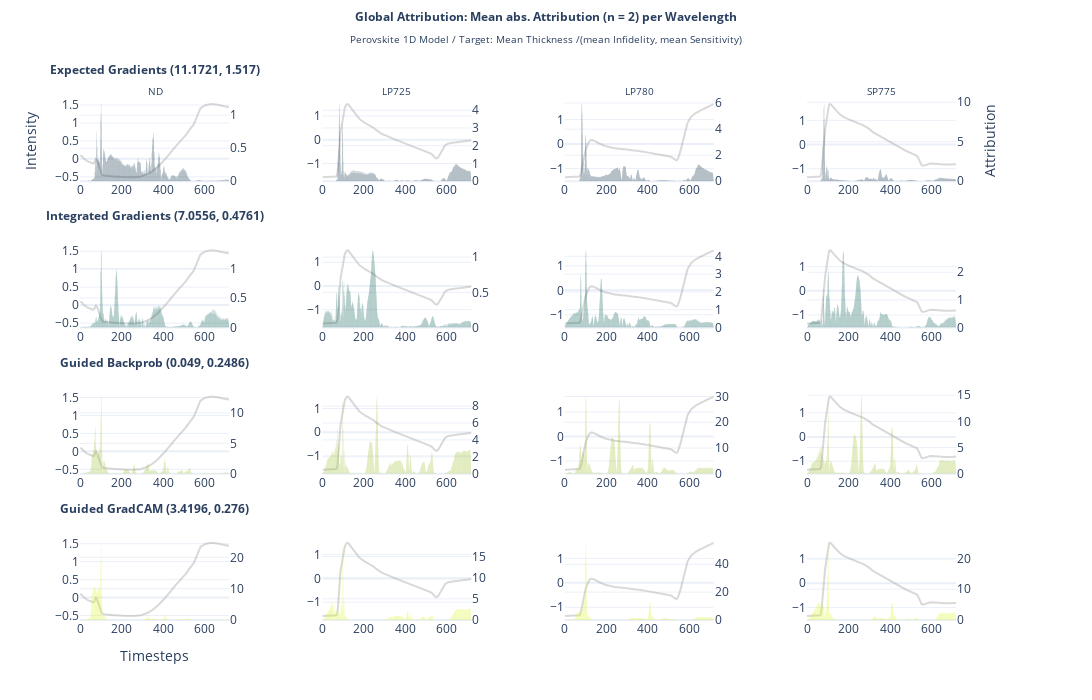

This figure's notebook cell:
### Code cell
import plotly.graph_objects as go


def format_title(title, subtitle=None, font_size=12, subtitle_font_size=10):
    title = f'<span style="font-size: {font_size}px;"><b>{title}</b></span>'
    if not subtitle:
        return title
    subtitle = f'<span style="font-size: {subtitle_font_size}px;">{subtitle}</span>'
    return f"{title}<br>{subtitle}"


from plotly.subplots import make_subplots

x = x_batch.mean(0)

fig = make_subplots(
    rows=4,
    cols=4,
    specs=[
        [
            {"secondary_y": True},
            {"secondary_y": True},
            {"secondary_y": True},
            {"secondary_y": True},
        ],
        [
            {"secondary_y": True},
            {"secondary_y": True},
            {"secondary_y": True},
            {"secondary_y": True},
        ],
        [
            {"secondary_y": True},
            {"secondary_y": True},
            {"secondary_y": True},
            {"secondary_y": True},
        ],
        [
            {"secondary_y": True},
            {"secondary_y": True},
            {"secondary_y": True},
            {"secondary_y": True},
        ],
    ],
    subplot_titles=(
        format_title(
            "Expected Gradients ("
            + str(np.round(infid_eg.numpy(), 4))
            + ", "
            + str(np.round(sens_eg.numpy(), 4))
            + ")",
            "ND",
        ),
        format_title("", "LP725"),
        format_title("", "LP780"),
        format_title("", "SP775"),
        format_title(
            "Integrated Gradients ("
            + str(np.round(infid_ig.numpy(), 4))
            + ", "
            + str(np.round(sens_ig.numpy(), 4))
            + ")",
            " ",
        ),
        None,
        None,
        None,
        format_title(
            "Guided Backprob ("
            + str(np.round(infid_gbp.numpy(), 4))
            + ", "
            + str(np.round(sens_gbp.numpy(), 4))
            + ")",
            " ",
        ),
        None,
        None,
        None,
        format_title(
            "Guided GradCAM ("
            + str(np.round(infid_ggc.numpy(), 4))
            + ", "
            + str(np.round(sens_ggc.numpy(), 4))
            + ")",
            " ",
        ),
        None,
        None,
        None,
    ),
)


fig.add_trace(
    go.Scatter(y=x[0], name="ND", marker_color="grey", opacity=0.3, showlegend=False),
    row=1,
    col=1,
)
fig.add_trace(
    go.Bar(
        y=attr_eg.squeeze()[0],
        marker_color="#042940",
        opacity=0.5,
        showlegend=False,
        marker_line_width=0,
    ),
    secondary_y=True,
    row=1,
    col=1,
)

fig.add_trace(
    go.Scatter(
        y=x[1], name="LP725", marker_color="grey", opacity=0.3, showlegend=False
    ),
    row=1,
    col=2,
)
fig.add_trace(
    go.Bar(
        y=attr_eg.squeeze()[1],
        marker_color="#042940",
        opacity=0.5,
        showlegend=False,
        marker_line_width=0,
    ),
    secondary_y=True,
    row=1,
    col=2,
)

fig.add_trace(
    go.Scatter(
        y=x[2], name="LP780", marker_color="grey", opacity=0.3, showlegend=False
    ),
    row=1,
    col=3,
)
fig.add_trace(
    go.Bar(
        y=attr_eg.squeeze()[2],
        marker_color="#042940",
        opacity=0.5,
        showlegend=False,
        marker_line_width=0,
    ),
    secondary_y=True,
    row=1,
    col=3,
)

fig.add_trace(
    go.Scatter(
        y=x[3], name="SP775", marker_color="grey", opacity=0.3, showlegend=False
    ),
    row=1,
    col=4,
)
fig.add_trace(
    go.Bar(
        y=attr_eg.squeeze()[3],
        marker_color="#042940",
        opacity=0.5,
        showlegend=False,
        marker_line_width=0,
    ),
    secondary_y=True,
    row=1,
    col=4,
)


fig.add_trace(
    go.Scatter(y=x[0], name="ND", marker_color="grey", opacity=0.3, showlegend=False),
    row=2,
    col=1,
)
fig.add_trace(
    go.Bar(
        y=attr_ig.squeeze()[0],
        marker_color="#005C53",
        opacity=0.5,
        showlegend=False,
        marker_line_width=0,
    ),
    secondary_y=True,
    row=2,
    col=1,
)

fig.add_trace(
    go.Scatter(
        y=x[1], name="LP725", marker_color="grey", opacity=0.3, showlegend=False
    ),
    row=2,
    col=2,
)
fig.add_trace(
    go.Bar(
        y=attr_ig.squeeze()[1],
        marker_color="#005C53",
        opacity=0.5,
        showlegend=False,
        marker_line_width=0,
    ),
    secondary_y=True,
    row=2,
    col=2,
)

fig.add_trace(
    go.Scatter(
        y=x[2], name="LP780", marker_color="grey", opacity=0.3, showlegend=False
    ),
    row=2,
    col=3,
)
fig.add_trace(
    go.Bar(
        y=attr_ig.squeeze()[2],
        marker_color="#005C53",
        opacity=0.5,
        showlegend=False,
        marker_line_width=0,
    ),
    secondary_y=True,
    row=2,
    col=3,
)

fig.add_trace(
    go.Scatter(
        y=x[3], name="SP775", marker_color="grey", opacity=0.3, showlegend=False
    ),
    row=2,
    col=4,
)
fig.add_trace(
    go.Bar(
        y=attr_ig.squeeze()[3],
        marker_color="#005C53",
        opacity=0.5,
        showlegend=False,
        marker_line_width=0,
    ),
    secondary_y=True,
    row=2,
    col=4,
)


fig.add_trace(
    go.Scatter(y=x[0], name="ND", marker_color="grey", opacity=0.3, showlegend=False),
    row=3,
    col=1,
)
fig.add_trace(
    go.Bar(
        y=attr_gbp.squeeze()[0],
        marker_color="#9FC131",
        opacity=0.5,
        showlegend=False,
        marker_line_width=0,
    ),
    secondary_y=True,
    row=3,
    col=1,
)

fig.add_trace(
    go.Scatter(
        y=x[1], name="LP725", marker_color="grey", opacity=0.3, showlegend=False
    ),
    row=3,
    col=2,
)
fig.add_trace(
    go.Bar(
        y=attr_gbp.squeeze()[1],
        marker_color="#9FC131",
        opacity=0.5,
        showlegend=False,
        marker_line_width=0,
    ),
    secondary_y=True,
    row=3,
    col=2,
)

fig.add_trace(
    go.Scatter(
        y=x[2], name="LP780", marker_color="grey", opacity=0.3, showlegend=False
    ),
    row=3,
    col=3,
)
fig.add_trace(
    go.Bar(
        y=attr_gbp.squeeze()[2],
        marker_color="#9FC131",
        opacity=0.5,
        showlegend=False,
        marker_line_width=0,
    ),
    secondary_y=True,
    row=3,
    col=3,
)

fig.add_trace(
    go.Scatter(
        y=x[3], name="SP775", marker_color="grey", opacity=0.3, showlegend=False
    ),
    row=3,
    col=4,
)
fig.add_trace(
    go.Bar(
        y=attr_gbp.squeeze()[3],
        marker_color="#9FC131",
        opacity=0.5,
        showlegend=False,
        marker_line_width=0,
    ),
    secondary_y=True,
    row=3,
    col=4,
)


fig.add_trace(
    go.Scatter(y=x[0], name="ND", marker_color="grey", opacity=0.3, showlegend=False),
    row=4,
    col=1,
)
fig.add_trace(
    go.Bar(
        y=attr_ggc.squeeze()[0],
        marker_color="#DBF227",
        opacity=0.5,
        showlegend=False,
        marker_line_width=0,
    ),
    secondary_y=True,
    row=4,
    col=1,
)

fig.add_trace(
    go.Scatter(
        y=x[1], name="LP725", marker_color="grey", opacity=0.3, showlegend=False
    ),
    row=4,
    col=2,
)
fig.add_trace(
    go.Bar(
        y=attr_ggc.squeeze()[1],
        marker_color="#DBF227",
        opacity=0.5,
        showlegend=False,
        marker_line_width=0,
    ),
    secondary_y=True,
    row=4,
    col=2,
)

fig.add_trace(
    go.Scatter(
        y=x[2], name="LP780", marker_color="grey", opacity=0.3, showlegend=False
    ),
    row=4,
    col=3,
)
fig.add_trace(
    go.Bar(
        y=attr_ggc.squeeze()[2],
        marker_color="#DBF227",
        opacity=0.5,
        showlegend=False,
        marker_line_width=0,
    ),
    secondary_y=True,
    row=4,
    col=3,
)

fig.add_trace(
    go.Scatter(
        y=x[3], name="SP775", marker_color="grey", opacity=0.3, showlegend=False
    ),
    row=4,
    col=4,
)
fig.add_trace(
    go.Bar(
        y=attr_ggc.squeeze()[3],
        marker_color="#DBF227",
        opacity=0.5,
        showlegend=False,
        marker_line_width=0,
    ),
    secondary_y=True,
    row=4,
    col=4,
)

fig.update_yaxes(title=None)
fig.update_yaxes(title_text=None, secondary_y=True)
fig.update_xaxes(title=None)

fig.update_yaxes(title="Intensity", row=1, col=1)
fig.update_yaxes(title_text=None, secondary_y=True, row=1, col=1)
fig.update_yaxes(title_text="Attribution", secondary_y=True, row=1, col=4)
fig.update_xaxes(title="Timesteps", row=4, col=1)

if target == "pce":
    subtitle = "Perovskite 1D Model / Target: PCE /(mean Infidelity, mean Sensitivity)"
else:
    subtitle = "Perovskite 1D Model / Target: Mean Thickness /(mean Infidelity, mean Sensitivity)"

fig.update_layout(
    title=format_title(
        "Global Attribution: Mean abs. Attribution (n = "
        + str(batch_size)
        + ") per Wavelength",
        subtitle,
    ),
    legend_title=None,
    title_y=0.97,
    title_x=0.5,
    template="plotly_white",
    height=700,
    width=1400,
)

fig.write_image("xai/images/" + target +"/1D/1D_cmp_global_wl.png", scale=2)

fig.show()

### Figure 1 — Plotly figure (JSON) as saved in the notebook; plotly's stock layout.template omitted (floating-point values rounded to 4 significant figures; data arrays with more than 128 entries replaced by an {"elided": "..."} marker saying what was removed)
{"data": [{"marker": {"color": "grey"}, "name": "ND", "opacity": 0.3, "showlegend": false, "type": "scatter", "xaxis": "x", "y": {"elided": "719 float values"}, "yaxis": "y"}, {"marker": {"color": "#042940", "line": {"width": 0}}, "opacity": 0.5, "showlegend": false, "type": "bar", "xaxis": "x", "y": {"elided": "719 float values"}, "yaxis": "y2"}, {"marker": {"color": "grey"}, "name": "LP725", "opacity": 0.3, "showlegend": false, "type": "scatter", "xaxis": "x2", "y": {"elided": "719 float values"}, "yaxis": "y3"}, {"marker": {"color": "#042940", "line": {"width": 0}}, "opacity": 0.5, "showlegend": false, "type": "bar", "xaxis": "x2", "y": {"elided": "719 float values"}, "yaxis": "y4"}, {"marker": {"color": "grey"}, "name": "LP780", "opacity": 0.3, "showlegend": false, "type": "scatter", "xaxis": "x3", "y": {"elided": "719 float values"}, "yaxis": "y5"}, {"marker": {"color": "#042940", "line": {"width": 0}}, "opacity": 0.5, "showlegend": false, "type": "bar", "xaxis": "x3", "y": {"elided": "719 float values"}, "yaxis": "y6"}, {"marker": {"color": "grey"}, "name": "SP775", "opacity": 0.3, "showlegend": false, "type": "scatter", "xaxis": "x4", "y": {"elided": "719 float values"}, "yaxis": "y7"}, {"marker": {"color": "#042940", "line": {"width": 0}}, "opacity": 0.5, "showlegend": false, "type": "bar", "xaxis": "x4", "y": {"elided": "719 float values"}, "yaxis": "y8"}, {"marker": {"color": "grey"}, "name": "ND", "opacity": 0.3, "showlegend": false, "type": "scatter", "xaxis": "x5", "y": {"elided": "719 float values"}, "yaxis": "y9"}, {"marker": {"color": "#005C53", "line": {"width": 0}}, "opacity": 0.5, "showlegend": false, "type": "bar", "xaxis": "x5", "y": {"elided": "719 float values"}, "yaxis": "y10"}, {"marker": {"color": "grey"}, "name": "LP725", "opacity": 0.3, "showlegend": false, "type": "scatter", "xaxis": "x6", "y": {"elided": "719 float values"}, "yaxis": "y11"}, {"marker": {"color": "#005C53", "line": {"width": 0}}, "opacity": 0.5, "showlegend": false, "type": "bar", "xaxis": "x6", "y": {"elided": "719 float values"}, "yaxis": "y12"}, {"marker": {"color": "grey"}, "name": "LP780", "opacity": 0.3, "showlegend": false, "type": "scatter", "xaxis": "x7", "y": {"elided": "719 float values"}, "yaxis": "y13"}, {"marker": {"color": "#005C53", "line": {"width": 0}}, "opacity": 0.5, "showlegend": false, "type": "bar", "xaxis": "x7", "y": {"elided": "719 float values"}, "yaxis": "y14"}, {"marker": {"color": "grey"}, "name": "SP775", "opacity": 0.3, "showlegend": false, "type": "scatter", "xaxis": "x8", "y": {"elided": "719 float values"}, "yaxis": "y15"}, {"marker": {"color": "#005C53", "line": {"width": 0}}, "opacity": 0.5, "showlegend": false, "type": "bar", "xaxis": "x8", "y": {"elided": "719 float values"}, "yaxis": "y16"}, {"marker": {"color": "grey"}, "name": "ND", "opacity": 0.3, "showlegend": false, "type": "scatter", "xaxis": "x9", "y": {"elided": "719 float values"}, "yaxis": "y17"}, {"marker": {"color": "#9FC131", "line": {"width": 0}}, "opacity": 0.5, "showlegend": false, "type": "bar", "xaxis": "x9", "y": {"elided": "719 float values"}, "yaxis": "y18"}, {"marker": {"color": "grey"}, "name": "LP725", "opacity": 0.3, "showlegend": false, "type": "scatter", "xaxis": "x10", "y": {"elided": "719 float values"}, "yaxis": "y19"}, {"marker": {"color": "#9FC131", "line": {"width": 0}}, "opacity": 0.5, "showlegend": false, "type": "bar", "xaxis": "x10", "y": {"elided": "719 float values"}, "yaxis": "y20"}, {"marker": {"color": "grey"}, "name": "LP780", "opacity": 0.3, "showlegend": false, "type": "scatter", "xaxis": "x11", "y": {"elided": "719 float values"}, "yaxis": "y21"}, {"marker": {"color": "#9FC131", "line": {"width": 0}}, "opacity": 0.5, "showlegend": false, "type": "bar", "xaxis": "x11", "y": {"elided": "719 float values"}, "yaxis": "y22"}, {"marker": {"color": "grey"}, "name": "SP775", "opacity": 0.3, "showlegend": false, "type": "scatter", "xaxis": "x12", "y": {"elided": "719 float values"}, "yaxis": "y23"}, {"marker": {"color": "#9FC131", "line": {"width": 0}}, "opacity": 0.5, "showlegend": false, "type": "bar", "xaxis": "x12", "y": {"elided": "719 float values"}, "yaxis": "y24"}, {"marker": {"color": "grey"}, "name": "ND", "opacity": 0.3, "showlegend": false, "type": "scatter", "xaxis": "x13", "y": {"elided": "719 float values"}, "yaxis": "y25"}, {"marker": {"color": "#DBF227", "line": {"width": 0}}, "opacity": 0.5, "showlegend": false, "type": "bar", "xaxis": "x13", "y": {"elided": "719 float values"}, "yaxis": "y26"}, {"marker": {"color": "grey"}, "name": "LP725", "opacity": 0.3, "showlegend": false, "type": "scatter", "xaxis": "x14", "y": {"elided": "719 float values"}, "yaxis": "y27"}, {"marker": {"color": "#DBF227", "line": {"width": 0}}, "opacity": 0.5, "showlegend": false, "type": "bar", "xaxis": "x14", "y": {"elided": "719 float values"}, "yaxis": "y28"}, {"marker": {"color": "grey"}, "name": "LP780", "opacity": 0.3, "showlegend": false, "type": "scatter", "xaxis": "x15", "y": {"elided": "719 float values"}, "yaxis": "y29"}, {"marker": {"color": "#DBF227", "line": {"width": 0}}, "opacity": 0.5, "showlegend": false, "type": "bar", "xaxis": "x15", "y": {"elided": "719 float values"}, "yaxis": "y30"}, {"marker": {"color": "grey"}, "name": "SP775", "opacity": 0.3, "showlegend": false, "type": "scatter", "xaxis": "x16", "y": {"elided": "719 float values"}, "yaxis": "y31"}, {"marker": {"color": "#DBF227", "line": {"width": 0}}, "opacity": 0.5, "showlegend": false, "type": "bar", "xaxis": "x16", "y": {"elided": "719 float values"}, "yaxis": "y32"}], "layout": {"annotations": [{"font": {"size": 16}, "showarrow": false, "text": "<span style=\"font-size: 12px;\"><b>Expected Gradients (11.1721, 1.517)</b></span><br><span style=\"font-size: 10px;\">ND</span>", "x": 0.08, "xanchor": "center", "xref": "paper", "y": 1, "yanchor": "bottom", "yref": "paper"}, {"font": {"size": 16}, "showarrow": false, "text": "<span style=\"font-size: 12px;\"><b></b></span><br><span style=\"font-size: 10px;\">LP725</span>", "x": 0.34, "xanchor": "center", "xref": "paper", "y": 1, "yanchor": "bottom", "yref": "paper"}, {"font": {"size": 16}, "showarrow": false, "text": "<span style=\"font-size: 12px;\"><b></b></span><br><span style=\"font-size: 10px;\">LP780</span>", "x": 0.6, "xanchor": "center", "xref": "paper", "y": 1, "yanchor": "bottom", "yref": "paper"}, {"font": {"size": 16}, "showarrow": false, "text": "<span style=\"font-size: 12px;\"><b></b></span><br><span style=\"font-size: 10px;\">SP775</span>", "x": 0.86, "xanchor": "center", "xref": "paper", "y": 1, "yanchor": "bottom", "yref": "paper"}, {"font": {"size": 16}, "showarrow": false, "text": "<span style=\"font-size: 12px;\"><b>Integrated Gradients (7.0556, 0.4761)</b></span><br><span style=\"font-size: 10px;\"> </span>", "x": 0.08, "xanchor": "center", "xref": "paper", "y": 0.7188, "yanchor": "bottom", "yref": "paper"}, {"font": {"size": 16}, "showarrow": false, "text": "<span style=\"font-size: 12px;\"><b>Guided Backprob (0.049, 0.2486)</b></span><br><span style=\"font-size: 10px;\"> </span>", "x": 0.08, "xanchor": "center", "xref": "paper", "y": 0.4375, "yanchor": "bottom", "yref": "paper"}, {"font": {"size": 16}, "showarrow": false, "text": "<span style=\"font-size: 12px;\"><b>Guided GradCAM (3.4196, 0.276)</b></span><br><span style=\"font-size: 10px;\"> </span>", "x": 0.08, "xanchor": "center", "xref": "paper", "y": 0.1562, "yanchor": "bottom", "yref": "paper"}], "height": 700, "legend": {"title": {}}, "title": {"text": "<span style=\"font-size: 12px;\"><b>Global Attribution: Mean abs. Attribution (n = 2) per Wavelength</b></span><br><span style=\"font-size: 10px;\">Perovskite 1D Model / Target: Mean Thickness /(mean Infidelity, mean Sensitivity)</span>", "x": 0.5, "y": 0.97}, "width": 1400, "xaxis": {"anchor": "y", "domain": [0, 0.16], "title": {}}, "xaxis10": {"anchor": "y19", "domain": [0.26, 0.42], "title": {}}, "xaxis11": {"anchor": "y21", "domain": [0.52, 0.68], "title": {}}, "xaxis12": {"anchor": "y23", "domain": [0.78, 0.94], "title": {}}, "xaxis13": {"anchor": "y25", "domain": [0, 0.16], "title": {"text": "Timesteps"}}, "xaxis14": {"anchor": "y27", "domain": [0.26, 0.42], "title": {}}, "xaxis15": {"anchor": "y29", "domain": [0.52, 0.68], "title": {}}, "xaxis16": {"anchor": "y31", "domain": [0.78, 0.94], "title": {}}, "xaxis2": {"anchor": "y3", "domain": [0.26, 0.42], "title": {}}, "xaxis3": {"anchor": "y5", "domain": [0.52, 0.68], "title": {}}, "xaxis4": {"anchor": "y7", "domain": [0.78, 0.94], "title": {}}, "xaxis5": {"anchor": "y9", "domain": [0, 0.16], "title": {}}, "xaxis6": {"anchor": "y11", "domain": [0.26, 0.42], "title": {}}, "xaxis7": {"anchor": "y13", "domain": [0.52, 0.68], "title": {}}, "xaxis8": {"anchor": "y15", "domain": [0.78, 0.94], "title": {}}, "xaxis9": {"anchor": "y17", "domain": [0, 0.16], "title": {}}, "yaxis": {"anchor": "x", "domain": [0.8438, 1], "title": {"text": "Intensity"}}, "yaxis10": {"anchor": "x5", "overlaying": "y9", "side": "right", "title": {}}, "yaxis11": {"anchor": "x6", "domain": [0.5625, 0.7188], "title": {}}, "yaxis12": {"anchor": "x6", "overlaying": "y11", "side": "right", "title": {}}, "yaxis13": {"anchor": "x7", "domain": [0.5625, 0.7188], "title": {}}, "yaxis14": {"anchor": "x7", "overlaying": "y13", "side": "right", "title": {}}, "yaxis15": {"anchor": "x8", "domain": [0.5625, 0.7188], "title": {}}, "yaxis16": {"anchor": "x8", "overlaying": "y15", "side": "right", "title": {}}, "yaxis17": {"anchor": "x9", "domain": [0.2812, 0.4375], "title": {}}, "yaxis18": {"anchor": "x9", "overlaying": "y17", "side": "right", "title": {}}, "yaxis19": {"anchor": "x10", "domain": [0.2812, 0.4375], "title": {}}, "yaxis2": {"anchor": "x", "overlaying": "y", "side": "right", "title": {}}, "yaxis20": {"anchor": "x10", "overlaying": "y19", "side": "right", "title": {}}, "yaxis21": {"anchor": "x11", "domain": [0.2812, 0.4375], "title": {}}, "yaxis22": {"anchor": "x11", "overlaying": "y21", "side": "right", "title": {}}, "yaxis23": {"anchor": "x12", "domain": [0.2812, 0.4375], "title": {}}, "yaxis24": {"anchor": "x12", "overlaying": "y23", "side": "right", "title": {}}, "yaxis25": {"anchor": "x13", "domain": [0, 0.1562], "title": {}}, "yaxis26": {"anchor": "x13", "overlaying": "y25", "side": "right", "title": {}}, "yaxis27": {"anchor": "x14", "domain": [0, 0.1562], "title": {}}, "yaxis28": {"anchor": "x14", "overlaying": "y27", "side": "right", "title": {}}, "yaxis29": {"anchor": "x15", "domain": [0, 0.1562], "title": {}}, "yaxis3": {"anchor": "x2", "domain": [0.8438, 1], "title": {}}, "yaxis30": {"anchor": "x15", "overlaying": "y29", "side": "right", "title": {}}, "yaxis31": {"anchor": "x16", "domain": [0, 0.1562], "title": {}}, "yaxis32": {"anchor": "x16", "overlaying": "y31", "side": "right", "title": {}}, "yaxis4": {"anchor": "x2", "overlaying": "y3", "side": "right", "title": {}}, "yaxis5": {"anchor": "x3", "domain": [0.8438, 1], "title": {}}, "yaxis6": {"anchor": "x3", "overlaying": "y5", "side": "right", "title": {}}, "yaxis7": {"anchor": "x4", "domain": [0.8438, 1], "title": {}}, "yaxis8": {"anchor": "x4", "overlaying": "y7", "side": "right", "title": {"text": "Attribution"}}, "yaxis9": {"anchor": "x5", "domain": [0.5625, 0.7188], "title": {}}}}
